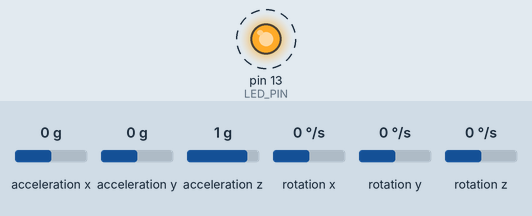
Simulated run of this sketch. Board: Arduino Uno, built with avr-gcc and run on an emulated ATmega328P. Parts: output pins drawn as LEDs (lit = HIGH). Dashed ring = blinking. The test bench sets the inputs (shaded band); at power-on: acceleration x 0 g, acceleration y 0 g, acceleration z 1 g, rotation x 0 °/s, rotation y 0 °/s, rotation z 0 °/s. What the sketch prints to the serial monitor is not drawn.

Above: at 0.78 s.
1.3 s: acceleration x set to -1.4 g
4.3 s: acceleration y set to -1.4 g
7.3 s: acceleration z set to -1.4 g
10.3 s: acceleration x set to 0.8 g
13.3 s: acceleration x set to -0.8 g
Timing chart, 0 to 17.3 s (numbered marks = the images above; inputs shaded):
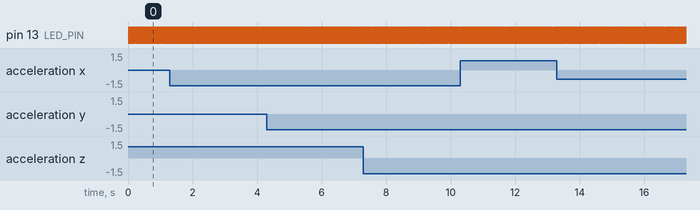

The sketch:

acc_code.ino
```cpp
// I2C device class (I2Cdev) demonstration Arduino sketch for MPU6050 class
// 10/7/2011 by Jeff Rowberg <jeff@rowberg.net>
// Updates should (hopefully) always be available at https://github.com/jrowberg/i2cdevlib
//
// Changelog:
//      2013-05-08 - added multiple output formats
//                 - added seamless Fastwire support
//      2011-10-07 - initial release

/* ============================================
I2Cdev device library code is placed under the MIT license
Copyright (c) 2011 Jeff Rowberg

Permission is hereby granted, free of charge, to any person obtaining a copy
of this software and associated documentation files (the "Software"), to deal
in the Software without restriction, including without limitation the rights
to use, copy, modify, merge, publish, distribute, sublicense, and/or sell
copies of the Software, and to permit persons to whom the Software is
furnished to do so, subject to the following conditions:

The above copyright notice and this permission notice shall be included in
all copies or substantial portions of the Software.

THE SOFTWARE IS PROVIDED "AS IS", WITHOUT WARRANTY OF ANY KIND, EXPRESS OR
IMPLIED, INCLUDING BUT NOT LIMITED TO THE WARRANTIES OF MERCHANTABILITY,
FITNESS FOR A PARTICULAR PURPOSE AND NONINFRINGEMENT. IN NO EVENT SHALL THE
AUTHORS OR COPYRIGHT HOLDERS BE LIABLE FOR ANY CLAIM, DAMAGES OR OTHER
LIABILITY, WHETHER IN AN ACTION OF CONTRACT, TORT OR OTHERWISE, ARISING FROM,
OUT OF OR IN CONNECTION WITH THE SOFTWARE OR THE USE OR OTHER DEALINGS IN
THE SOFTWARE.
===============================================
*/

// I2Cdev and MPU6050 must be installed as libraries, or else the .cpp/.h files
// for both classes must be in the include path of your project
#include "I2Cdev.h"
#include "MPU6050.h"
#include "math.h"

// Arduino Wire library is required if I2Cdev I2CDEV_ARDUINO_WIRE implementation
// is used in I2Cdev.h
#if I2CDEV_IMPLEMENTATION == I2CDEV_ARDUINO_WIRE
    #include "Wire.h"
#endif

// class default I2C address is 0x68
// specific I2C addresses may be passed as a parameter here
// AD0 low = 0x68 (default for InvenSense evaluation board)
// AD0 high = 0x69
MPU6050 accelgyro;
//MPU6050 accelgyro(0x69); // <-- use for AD0 high

int16_t ax, ay, az;
int16_t gx, gy, gz;

int ax_f = 0;
int ay_f = 0;
int az_f = 0;

double theta = 0;
double phi = 0;
double gamma = 0;

// uncomment "OUTPUT_READABLE_ACCELGYRO" if you want to see a tab-separated
// list of the accel X/Y/Z and then gyro X/Y/Z values in decimal. Easy to read,
// not so easy to parse, and slow(er) over UART.
#undef OUTPUT_READABLE_ACCELGYRO

// uncomment "OUTPUT_BINARY_ACCELGYRO" to send all 6 axes of data as 16-bit
// binary, one right after the other. This is very fast (as fast as possible
// without compression or data loss), and easy to parse, but impossible to read
// for a human.
#undef OUTPUT_BINARY_ACCELGYRO

#define OUTPUT_ANGLES_ACCEL 1
#define OUTPUT_TOTAL_ACCEL 1
#define LED_PIN 13
bool blinkState = false;

void setup() {
    // join I2C bus (I2Cdev library doesn't do this automatically)
    #if I2CDEV_IMPLEMENTATION == I2CDEV_ARDUINO_WIRE
        Wire.begin();
    #elif I2CDEV_IMPLEMENTATION == I2CDEV_BUILTIN_FASTWIRE
        Fastwire::setup(400, true);
    #endif

    // initialize serial communication
    // (38400 chosen because it works as well at 8MHz as it does at 16MHz, but
    // it's really up to you depending on your project)
    Serial.begin(38400);

    // initialize device
    Serial.println("Initializing I2C devices...");
    accelgyro.initialize();

    // verify connection
    Serial.println("Testing device connections...");
    Serial.println(accelgyro.testConnection() ? "MPU6050 connection successful" : "MPU6050 connection failed");

    // use the code below to change accel/gyro offset values
    /*
    Serial.println("Updating internal sensor offsets...");
    // -76  -2359 1688  0 0 0
    Serial.print(accelgyro.getXAccelOffset()); Serial.print("\t"); // -76
    Serial.print(accelgyro.getYAccelOffset()); Serial.print("\t"); // -2359
    Serial.print(accelgyro.getZAccelOffset()); Serial.print("\t"); // 1688
    Serial.print(accelgyro.getXGyroOffset()); Serial.print("\t"); // 0
    Serial.print(accelgyro.getYGyroOffset()); Serial.print("\t"); // 0
    Serial.print(accelgyro.getZGyroOffset()); Serial.print("\t"); // 0
    Serial.print("\n");
    accelgyro.setXGyroOffset(220);
    accelgyro.setYGyroOffset(76);
    accelgyro.setZGyroOffset(-85);
    Serial.print(accelgyro.getXAccelOffset()); Serial.print("\t"); // -76
    Serial.print(accelgyro.getYAccelOffset()); Serial.print("\t"); // -2359
    Serial.print(accelgyro.getZAccelOffset()); Serial.print("\t"); // 1688
    Serial.print(accelgyro.getXGyroOffset()); Serial.print("\t"); // 0
    Serial.print(accelgyro.getYGyroOffset()); Serial.print("\t"); // 0
    Serial.print(accelgyro.getZGyroOffset()); Serial.print("\t"); // 0
    Serial.print("\n");
    */

    // configure Arduino LED for
    pinMode(LED_PIN, OUTPUT);
}

void loop() {

    static int ax_f_prev = 0;
    static int ay_f_prev = 0;
    static int az_f_prev = 0;
    double a;
    double b;
    double c;
    double sq_acc;
    double acc;
    // read raw accel/gyro measurements from device
    accelgyro.getMotion6(&ax, &ay, &az, &gx, &gy, &gz);

    // these methods (and a few others) are also available
    //accelgyro.getAcceleration(&ax, &ay, &az);
    accelgyro.getRotation(&gx, &gy, &gz);

    ax_f = (0.5*ax) + ((1-0.5)*ax_f_prev) ;
    ay_f = (0.5*ay) + ((1-0.5)*ay_f_prev) ;
    az_f = (0.5*az) + ((1-0.5)*az_f_prev) ;

    #ifdef OUTPUT_ANGLES_ACCEL
        a = (ay_f^2)+(az_f^2);
        b = (ax_f^2)+ (ay_f^2);
        c = (ax_f^2) + (az_f^2);
        theta = atan(ax_f / (sqrt (a)));
        phi = atan((sqrt (b)) / az_f);
        gamma = atan (ay_f / (sqrt (c)));

        Serial.print("theta: "); Serial.println((theta*180)/3.14);
        Serial.println("phi: "); Serial.println((phi*180)/3.14);
        Serial.println("gamma: "); Serial.println((gamma*180)/3.14);
    #endif

    #ifdef OUTPUT_TOTAL_ACCEL
        sq_acc = ax_f^2 + ay_f^2 + az_f^2;
        acc = sqrt(sq_acc);
        Serial.print("acceleration: "); Serial.println(acc);
    #endif


    #ifdef OUTPUT_BINARY_ACCELGYRO
        Serial.write((uint8_t)(ax >> 8)); Serial.write((uint8_t)(ax & 0xFF));
        Serial.write((uint8_t)(ay >> 8)); Serial.write((uint8_t)(ay & 0xFF));
        Serial.write((uint8_t)(az >> 8)); Serial.write((uint8_t)(az & 0xFF));
        Serial.write((uint8_t)(gx >> 8)); Serial.write((uint8_t)(gx & 0xFF));
        Serial.write((uint8_t)(gy >> 8)); Serial.write((uint8_t)(gy & 0xFF));
        Serial.write((uint8_t)(gz >> 8)); Serial.write((uint8_t)(gz & 0xFF));
    #endif

    // blink LED to indicate activity
    blinkState = !blinkState;
    digitalWrite(LED_PIN, blinkState);
}
```

Measured:
- by itself, pin 13 (LED_PIN): alternates HIGH for 0.01 s and LOW for 0.01 s
